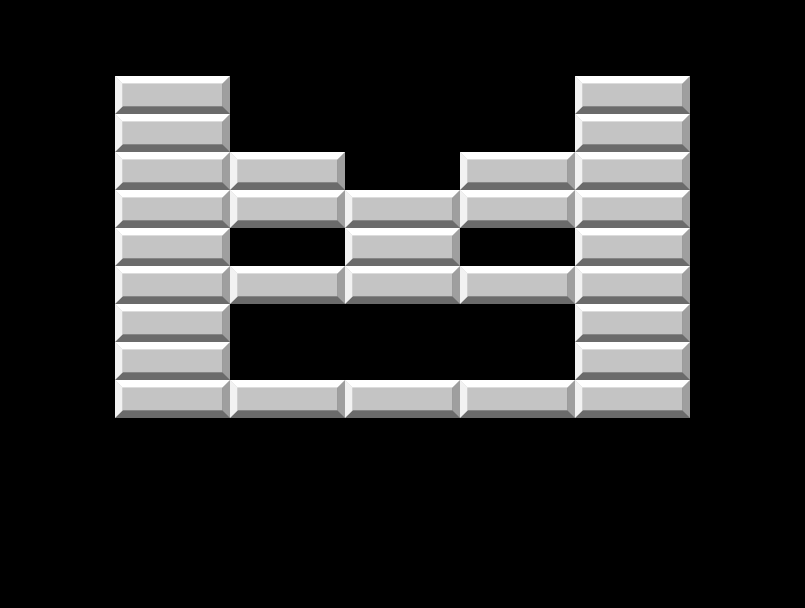

Rendered tile map (Tiled .tmx) drawn with the repository's tilesets; below, a short description and the full map source, tile grids included:
An orthogonal 7x16 tile map with 115x38 px tiles, 1 tile layer (level1).

<map version="1.5" tiledversion="1.7.2" orientation="orthogonal" renderorder="right-down" width="7" height="16" tilewidth="115" tileheight="38" infinite="0" nextlayerid="2" nextobjectid="1">
 <tileset firstgid="1" name="blockUnhitted1" tilewidth="115" tileheight="38" tilecount="1" columns="1">
  <image source="tilemap/blockUnhitted1.png" width="115" height="38" />
 </tileset>
 <layer id="1" name="level1" width="7" height="16">
  <data encoding="csv">
0,0,0,0,0,0,0,
0,0,0,0,0,0,0,
0,1,0,0,0,1,0,
0,1,0,0,0,1,0,
0,1,1,0,1,1,0,
0,1,1,1,1,1,0,
0,1,0,1,0,1,0,
0,1,1,1,1,1,0,
0,1,0,0,0,1,0,
0,1,0,0,0,1,0,
0,1,1,1,1,1,0,
0,0,0,0,0,0,0,
0,0,0,0,0,0,0,
0,0,0,0,0,0,0,
0,0,0,0,0,0,0,
0,0,0,0,0,0,0
</data>
 </layer>
</map>